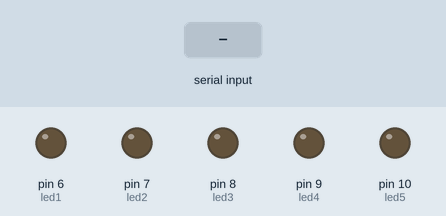
This sketch was run on a simulated Arduino Uno, built with avr-gcc and run on an emulated ATmega328P. On the bench: output pins drawn as LEDs (lit = HIGH). The test bench sets the inputs (shaded band).

Above: at 1.2 s.
1.3 s: "90,45\n" received over Serial
At 2.3 s:
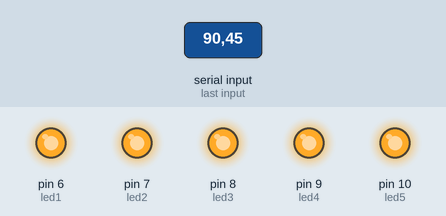
Timing chart, 0 to 4.3 s (numbered marks = the images above; inputs shaded):
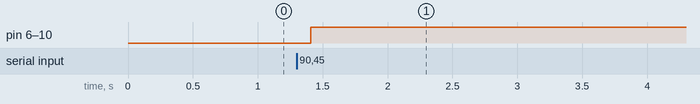

The sketch:

P11_PrenderLedSeleccionado.ino
```cpp
int index;

int led1 = 6;
int led2 = 7;
int led3 = 8;
int led4 = 9;
int led5 = 10;

void setup() {
  // put your setup code here, to run once:
  Serial.begin(9600);
  Serial.setTimeout(10);

  pinMode(led1, OUTPUT);
  pinMode(led2, OUTPUT);
  pinMode(led3, OUTPUT);
  pinMode(led4, OUTPUT);
  pinMode(led5, OUTPUT);

}


void loop() {
  // put your main code here, to run repeatedly:
  if(Serial.available()>0){ // Devuelve cuantos bytes hay en el buffer de entrada
   index = Serial.readString().toInt();
   // suponiendo usuarios perfectos >.<

   digitalWrite(led1, index);
   digitalWrite(led2, index);
   digitalWrite(led3, index);
   digitalWrite(led4, index);
   digitalWrite(led5, index);


   switch(index){
    case 1:
       digitalWrite(led1, 1);
    case 2:
       digitalWrite(led2, 1);
    case 3:
       digitalWrite(led3, 1);
    case 4:
       digitalWrite(led4, 1);
    case 5:
       digitalWrite(led5, 1);

   }


   }
   delay(100);
}
```

Measured:
- after the input at 1.3 s, pin 6 (led1), pin 7 (led2), pin 8 (led3), pin 9 (led4), pin 10 (led5): LOW → HIGH after 0.11 s
